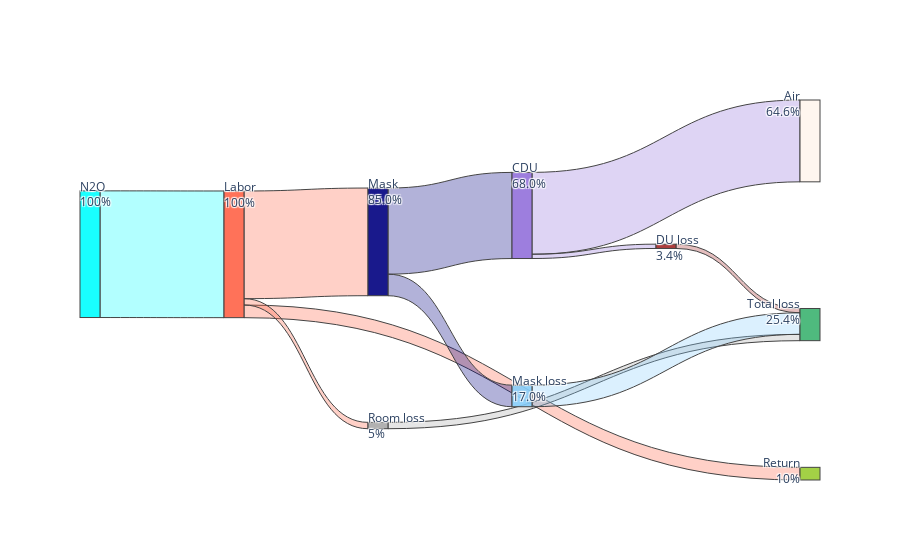

Write notebook code for a chart like this one.
### Code cell
# Create a Sankey diagram
fig = go.Figure()


# Calculate total outflow for each node and round to 2 decimals
outflow_totals = {node: round(sum(link['value'] for link in links_CDU if link['source'] == node), 2) for node in nodes_CDU}

# Calculate total inflow for each node and round to 2 decimals
inflow_totals = {node: round(sum(link['value'] for link in links_CDU if link['target'] == node), 2) for node in nodes_CDU}

# Determine if a node has only incoming flows
incoming_only = {node: inflow_totals[node] > 0 and outflow_totals[node] == 0 for node in nodes_CDU}

# Calculate y-coordinates for nodes based on total outflow or inflow
node_y_coordinates = [sum(inflow_totals[node] if incoming_only[node] else outflow_totals[node] for node in nodes_CDU[:i]) for i in range(len(nodes_CDU))]

# Add links
fig.add_trace(go.Sankey(
    node=dict(
        pad=500,
        thickness=20,
        line=dict(width=[link['value'] for link in links_CDU]),
        label=[f"{node}<br>{inflow_totals[node] if incoming_only[node] else outflow_totals[node]}%" for node in nodes_CDU],
        color=[node_colors.get(node, 'white') for node in nodes_CDU],
    ),
    link=dict(
        source=[nodes_CDU.index(link['source']) for link in links_CDU],
        target=[nodes_CDU.index(link['target']) for link in links_CDU],
        value=[link['value'] for link in links_CDU],
        color=[node_colors_links.get(link['source'], 'rgba(255, 255, 255, {})') for link in links_CDU],  # Use source node color for links
        line=dict(width=[link['value'] for link in links_CDU]),
    ),
    arrangement="perpendicular",
    domain=dict(x=[0, 1], y=[0, 1]),
))



# Show the figure

fig.show()
# Save the figure as a JPG file
# fig.write_image("Sankey_CDU.jpg")

### Figure 1 — Plotly figure (JSON) as saved in the notebook; plotly's stock layout.template omitted (floating-point values rounded to 4 significant figures)
{"data": [{"arrangement": "perpendicular", "domain": {"x": [0, 1], "y": [0, 1]}, "link": {"color": ["rgba(0, 255, 255, 0.3)", "rgba(255, 99, 71, 0.3)", "rgba(255, 99, 71, 0.3)", "rgba(255, 99, 71, 0.3)", "rgba(0, 0, 128, 0.3)", "rgba(0, 0, 128, 0.3)", "rgba(147, 112, 219, 0.3)", "rgba(147, 112, 219, 0.3)", "rgba(169, 169, 169, 0.3)", "rgba(135, 206, 250, 0.3)", "rgba(165, 42, 42, 0.3)"], "line": {"width": [100, 10, 5, 85, 17, 68, 64.6, 3.4, 5, 17, 3.4]}, "source": [0, 1, 1, 1, 6, 6, 7, 7, 3, 4, 5], "target": [1, 2, 3, 6, 4, 7, 8, 5, 9, 9, 9], "value": [100, 10, 5, 85, 17, 68, 64.6, 3.4, 5, 17, 3.4]}, "node": {"color": ["rgba(0, 255, 255, 0.9)", "rgba(255, 99, 71, 0.9)", "rgba(154, 205, 50, 0.9)", "rgba(169, 169, 169, 0.9)", "rgba(135, 206, 250, 0.9)", "rgba(165, 42, 42, 0.9)", "rgba(0, 0, 128, 0.9)", "rgba(147, 112, 219, 0.9)", "rgba(255, 245, 238, 0.9)", "rgba(60, 179, 113, 0.9)"], "label": ["N2O<br>100%", "Labor<br>100%", "Return<br>10%", "Room loss<br>5%", "Mask loss<br>17.0%", "DU loss<br>3.4%", "Mask<br>85.0%", "CDU<br>68.0%", "Air<br>64.6%", "Total loss<br>25.4%"], "line": {"width": [100, 10, 5, 85, 17, 68, 64.6, 3.4, 5, 17, 3.4]}, "pad": 500, "thickness": 20}, "type": "sankey"}], "layout": {}}
